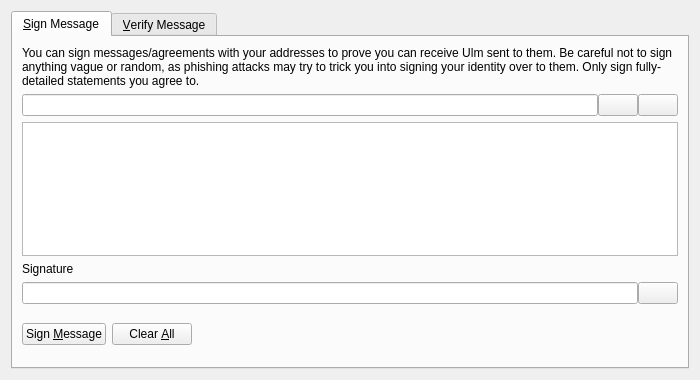
<?xml version="1.0" encoding="UTF-8"?>
<ui version="4.0">
 <class>SignVerifyMessageDialog</class>
 <widget class="QDialog" name="SignVerifyMessageDialog">
  <property name="geometry">
   <rect>
    <x>0</x>
    <y>0</y>
    <width>700</width>
    <height>380</height>
   </rect>
  </property>
  <property name="windowTitle">
   <string>Signatures - Sign / Verify a Message</string>
  </property>
  <property name="modal">
   <bool>true</bool>
  </property>
  <layout class="QVBoxLayout" name="verticalLayout">
   <item>
    <widget class="QTabWidget" name="tabWidget">
     <property name="currentIndex">
      <number>0</number>
     </property>
     <widget class="QWidget" name="tabSignMessage">
      <attribute name="title">
       <string>&amp;Sign Message</string>
      </attribute>
      <layout class="QVBoxLayout" name="verticalLayout_SM">
       <item>
        <widget class="QLabel" name="infoLabel_SM">
         <property name="text">
          <string>You can sign messages/agreements with your addresses to prove you can receive Ulm sent to them. Be careful not to sign anything vague or random, as phishing attacks may try to trick you into signing your identity over to them. Only sign fully-detailed statements you agree to.</string>
         </property>
         <property name="textFormat">
          <enum>Qt::PlainText</enum>
         </property>
         <property name="wordWrap">
          <bool>true</bool>
         </property>
        </widget>
       </item>
       <item>
        <layout class="QHBoxLayout" name="horizontalLayout_1_SM">
         <property name="spacing">
          <number>0</number>
         </property>
         <item>
          <widget class="QValidatedLineEdit" name="addressIn_SM">
           <property name="toolTip">
            <string>The Ulm address to sign the message with</string>
           </property>
          </widget>
         </item>
         <item>
          <widget class="QPushButton" name="addressBookButton_SM">
           <property name="toolTip">
            <string>Choose previously used address</string>
           </property>
           <property name="text">
            <string/>
           </property>
           <property name="shortcut">
            <string>Alt+A</string>
           </property>
           <property name="autoDefault">
            <bool>false</bool>
           </property>
          </widget>
         </item>
         <item>
          <widget class="QPushButton" name="pasteButton_SM">
           <property name="toolTip">
            <string>Paste address from clipboard</string>
           </property>
           <property name="text">
            <string/>
           </property>
           <property name="shortcut">
            <string>Alt+P</string>
           </property>
           <property name="autoDefault">
            <bool>false</bool>
           </property>
          </widget>
         </item>
        </layout>
       </item>
       <item>
        <widget class="QPlainTextEdit" name="messageIn_SM">
         <property name="toolTip">
          <string>Enter the message you want to sign here</string>
         </property>
        </widget>
       </item>
       <item>
        <widget class="QLabel" name="signatureLabel_SM">
         <property name="text">
          <string>Signature</string>
         </property>
         <property name="textFormat">
          <enum>Qt::PlainText</enum>
         </property>
        </widget>
       </item>
       <item>
        <layout class="QHBoxLayout" name="horizontalLayout_2_SM">
         <property name="spacing">
          <number>0</number>
         </property>
         <item>
          <widget class="QLineEdit" name="signatureOut_SM">
           <property name="font">
            <font>
             <italic>true</italic>
            </font>
           </property>
           <property name="readOnly">
            <bool>true</bool>
           </property>
          </widget>
         </item>
         <item>
          <widget class="QPushButton" name="copySignatureButton_SM">
           <property name="toolTip">
            <string>Copy the current signature to the system clipboard</string>
           </property>
           <property name="text">
            <string/>
           </property>
           <property name="autoDefault">
            <bool>false</bool>
           </property>
          </widget>
         </item>
        </layout>
       </item>
       <item>
        <layout class="QHBoxLayout" name="horizontalLayout_3_SM">
         <item>
          <widget class="QPushButton" name="signMessageButton_SM">
           <property name="toolTip">
            <string>Sign the message to prove you own this Ulm address</string>
           </property>
           <property name="text">
            <string>Sign &amp;Message</string>
           </property>
           <property name="autoDefault">
            <bool>false</bool>
           </property>
          </widget>
         </item>
         <item>
          <widget class="QPushButton" name="clearButton_SM">
           <property name="toolTip">
            <string>Reset all sign message fields</string>
           </property>
           <property name="text">
            <string>Clear &amp;All</string>
           </property>
           <property name="autoDefault">
            <bool>false</bool>
           </property>
          </widget>
         </item>
         <item>
          <spacer name="horizontalSpacer_1_SM">
           <property name="orientation">
            <enum>Qt::Horizontal</enum>
           </property>
           <property name="sizeHint" stdset="0">
            <size>
             <width>40</width>
             <height>48</height>
            </size>
           </property>
          </spacer>
         </item>
         <item>
          <widget class="QLabel" name="statusLabel_SM">
           <property name="font">
            <font>
             <weight>75</weight>
             <bold>true</bold>
            </font>
           </property>
           <property name="text">
            <string/>
           </property>
           <property name="wordWrap">
            <bool>true</bool>
           </property>
          </widget>
         </item>
         <item>
          <spacer name="horizontalSpacer_2_SM">
           <property name="orientation">
            <enum>Qt::Horizontal</enum>
           </property>
           <property name="sizeHint" stdset="0">
            <size>
             <width>40</width>
             <height>48</height>
            </size>
           </property>
          </spacer>
         </item>
        </layout>
       </item>
      </layout>
     </widget>
     <widget class="QWidget" name="tabVerifyMessage">
      <attribute name="title">
       <string>&amp;Verify Message</string>
      </attribute>
      <layout class="QVBoxLayout" name="verticalLayout_VM">
       <item>
        <widget class="QLabel" name="infoLabel_VM">
         <property name="text">
          <string>Enter the receiver's address, message (ensure you copy line breaks, spaces, tabs, etc. exactly) and signature below to verify the message. Be careful not to read more into the signature than what is in the signed message itself, to avoid being tricked by a man-in-the-middle attack. Note that this only proves the signing party receives with the address, it cannot prove sendership of any transaction!</string>
         </property>
         <property name="textFormat">
          <enum>Qt::PlainText</enum>
         </property>
         <property name="alignment">
          <set>Qt::AlignLeading|Qt::AlignLeft|Qt::AlignTop</set>
         </property>
         <property name="wordWrap">
          <bool>true</bool>
         </property>
        </widget>
       </item>
       <item>
        <layout class="QHBoxLayout" name="horizontalLayout_1_VM">
         <property name="spacing">
          <number>0</number>
         </property>
         <item>
          <widget class="QValidatedLineEdit" name="addressIn_VM">
           <property name="toolTip">
            <string>The Ulm address the message was signed with</string>
           </property>
          </widget>
         </item>
         <item>
          <widget class="QPushButton" name="addressBookButton_VM">
           <property name="toolTip">
            <string>Choose previously used address</string>
           </property>
           <property name="text">
            <string/>
           </property>
           <property name="shortcut">
            <string>Alt+A</string>
           </property>
           <property name="autoDefault">
            <bool>false</bool>
           </property>
          </widget>
         </item>
        </layout>
       </item>
       <item>
        <widget class="QPlainTextEdit" name="messageIn_VM"/>
       </item>
       <item>
        <widget class="QValidatedLineEdit" name="signatureIn_VM"/>
       </item>
       <item>
        <layout class="QHBoxLayout" name="horizontalLayout_2_VM">
         <item>
          <widget class="QPushButton" name="verifyMessageButton_VM">
           <property name="toolTip">
            <string>Verify the message to ensure it was signed with the specified Ulm address</string>
           </property>
           <property name="text">
            <string>Verify &amp;Message</string>
           </property>
           <property name="autoDefault">
            <bool>false</bool>
           </property>
          </widget>
         </item>
         <item>
          <widget class="QPushButton" name="clearButton_VM">
           <property name="toolTip">
            <string>Reset all verify message fields</string>
           </property>
           <property name="text">
            <string>Clear &amp;All</string>
           </property>
           <property name="autoDefault">
            <bool>false</bool>
           </property>
          </widget>
         </item>
         <item>
          <spacer name="horizontalSpacer_1_VM">
           <property name="orientation">
            <enum>Qt::Horizontal</enum>
           </property>
           <property name="sizeHint" stdset="0">
            <size>
             <width>40</width>
             <height>48</height>
            </size>
           </property>
          </spacer>
         </item>
         <item>
          <widget class="QLabel" name="statusLabel_VM">
           <property name="font">
            <font>
             <weight>75</weight>
             <bold>true</bold>
            </font>
           </property>
           <property name="text">
            <string/>
           </property>
           <property name="wordWrap">
            <bool>true</bool>
           </property>
          </widget>
         </item>
         <item>
          <spacer name="horizontalSpacer_2_VM">
           <property name="orientation">
            <enum>Qt::Horizontal</enum>
           </property>
           <property name="sizeHint" stdset="0">
            <size>
             <width>40</width>
             <height>48</height>
            </size>
           </property>
          </spacer>
         </item>
        </layout>
       </item>
      </layout>
     </widget>
    </widget>
   </item>
  </layout>
 </widget>
 <customwidgets>
  <customwidget>
   <class>QValidatedLineEdit</class>
   <extends>QLineEdit</extends>
   <header>qvalidatedlineedit.h</header>
  </customwidget>
 </customwidgets>
 <resources>
  <include location="../ulm.qrc"/>
 </resources>
 <connections/>
</ui>
